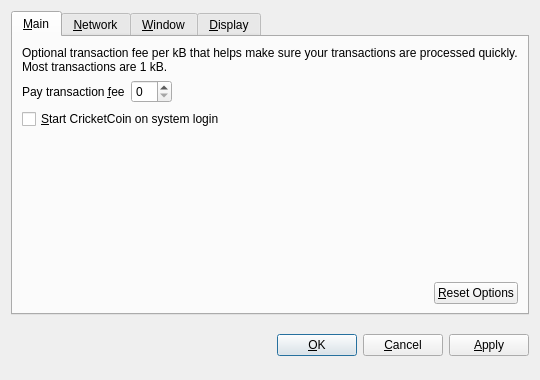
<?xml version="1.0" encoding="UTF-8"?>
<ui version="4.0">
 <class>OptionsDialog</class>
 <widget class="QDialog" name="OptionsDialog">
  <property name="geometry">
   <rect>
    <x>0</x>
    <y>0</y>
    <width>540</width>
    <height>380</height>
   </rect>
  </property>
  <property name="windowTitle">
   <string>Options</string>
  </property>
  <property name="modal">
   <bool>true</bool>
  </property>
  <layout class="QVBoxLayout" name="verticalLayout">
   <item>
    <widget class="QTabWidget" name="tabWidget">
     <property name="tabPosition">
      <enum>QTabWidget::North</enum>
     </property>
     <property name="currentIndex">
      <number>0</number>
     </property>
     <widget class="QWidget" name="tabMain">
      <attribute name="title">
       <string>&amp;Main</string>
      </attribute>
      <layout class="QVBoxLayout" name="verticalLayout_Main">
       <item>
        <widget class="QLabel" name="transactionFeeInfoLabel">
         <property name="text">
          <string>Optional transaction fee per kB that helps make sure your transactions are processed quickly. Most transactions are 1 kB.</string>
         </property>
         <property name="textFormat">
          <enum>Qt::PlainText</enum>
         </property>
         <property name="wordWrap">
          <bool>true</bool>
         </property>
        </widget>
       </item>
       <item>
        <layout class="QHBoxLayout" name="horizontalLayout_1_Main">
         <item>
          <widget class="QLabel" name="transactionFeeLabel">
           <property name="text">
            <string>Pay transaction &amp;fee</string>
           </property>
           <property name="textFormat">
            <enum>Qt::PlainText</enum>
           </property>
           <property name="buddy">
            <cstring>transactionFee</cstring>
           </property>
          </widget>
         </item>
         <item>
          <widget class="BitcoinAmountField" name="transactionFee"/>
         </item>
         <item>
          <spacer name="horizontalSpacer_1_Main">
           <property name="orientation">
            <enum>Qt::Horizontal</enum>
           </property>
           <property name="sizeHint" stdset="0">
            <size>
             <width>40</width>
             <height>20</height>
            </size>
           </property>
          </spacer>
         </item>
        </layout>
       </item>
       <item>
        <widget class="QCheckBox" name="bitcoinAtStartup">
         <property name="toolTip">
          <string>Automatically start CricketCoin after logging in to the system.</string>
         </property>
         <property name="text">
          <string>&amp;Start CricketCoin on system login</string>
         </property>
        </widget>
       </item>
       <item>
        <spacer name="verticalSpacer_Main">
         <property name="orientation">
          <enum>Qt::Vertical</enum>
         </property>
         <property name="sizeHint" stdset="0">
          <size>
           <width>20</width>
           <height>40</height>
          </size>
         </property>
        </spacer>
       </item>
       <item>
        <layout class="QHBoxLayout" name="horizontalLayout_2_Main">
         <item>
          <spacer name="horizontalSpacer_2_Main">
           <property name="orientation">
            <enum>Qt::Horizontal</enum>
           </property>
           <property name="sizeHint" stdset="0">
            <size>
             <width>40</width>
             <height>20</height>
            </size>
           </property>
          </spacer>
         </item>
         <item>
          <widget class="QPushButton" name="resetButton">
           <property name="toolTip">
            <string>Reset all client options to default.</string>
           </property>
           <property name="text">
            <string>&amp;Reset Options</string>
           </property>
           <property name="autoDefault">
            <bool>false</bool>
           </property>
          </widget>
         </item>
        </layout>
       </item>
      </layout>
     </widget>
     <widget class="QWidget" name="tabNetwork">
      <attribute name="title">
       <string>&amp;Network</string>
      </attribute>
      <layout class="QVBoxLayout" name="verticalLayout_Network">
       <item>
        <widget class="QCheckBox" name="mapPortUpnp">
         <property name="toolTip">
          <string>Automatically open the CricketCoin client port on the router. This only works when your router supports UPnP and it is enabled.</string>
         </property>
         <property name="text">
          <string>Map port using &amp;UPnP</string>
         </property>
        </widget>
       </item>
       <item>
        <widget class="QCheckBox" name="connectSocks">
         <property name="toolTip">
          <string>Connect to the CricketCoin network through a SOCKS proxy (e.g. when connecting through Tor).</string>
         </property>
         <property name="text">
          <string>&amp;Connect through SOCKS proxy:</string>
         </property>
        </widget>
       </item>
       <item>
        <layout class="QHBoxLayout" name="horizontalLayout_Network">
         <item>
          <widget class="QLabel" name="proxyIpLabel">
           <property name="text">
            <string>Proxy &amp;IP:</string>
           </property>
           <property name="textFormat">
            <enum>Qt::PlainText</enum>
           </property>
           <property name="buddy">
            <cstring>proxyIp</cstring>
           </property>
          </widget>
         </item>
         <item>
          <widget class="QValidatedLineEdit" name="proxyIp">
           <property name="maximumSize">
            <size>
             <width>140</width>
             <height>16777215</height>
            </size>
           </property>
           <property name="toolTip">
            <string>IP address of the proxy (e.g. 127.0.0.1)</string>
           </property>
          </widget>
         </item>
         <item>
          <widget class="QLabel" name="proxyPortLabel">
           <property name="text">
            <string>&amp;Port:</string>
           </property>
           <property name="textFormat">
            <enum>Qt::PlainText</enum>
           </property>
           <property name="buddy">
            <cstring>proxyPort</cstring>
           </property>
          </widget>
         </item>
         <item>
          <widget class="QLineEdit" name="proxyPort">
           <property name="maximumSize">
            <size>
             <width>55</width>
             <height>16777215</height>
            </size>
           </property>
           <property name="toolTip">
            <string>Port of the proxy (e.g. 9050)</string>
           </property>
          </widget>
         </item>
         <item>
          <widget class="QLabel" name="socksVersionLabel">
           <property name="text">
            <string>SOCKS &amp;Version:</string>
           </property>
           <property name="textFormat">
            <enum>Qt::PlainText</enum>
           </property>
           <property name="buddy">
            <cstring>socksVersion</cstring>
           </property>
          </widget>
         </item>
         <item>
          <widget class="QValueComboBox" name="socksVersion">
           <property name="toolTip">
            <string>SOCKS version of the proxy (e.g. 5)</string>
           </property>
          </widget>
         </item>
         <item>
          <spacer name="horizontalSpacer_Network">
           <property name="orientation">
            <enum>Qt::Horizontal</enum>
           </property>
           <property name="sizeHint" stdset="0">
            <size>
             <width>40</width>
             <height>20</height>
            </size>
           </property>
          </spacer>
         </item>
        </layout>
       </item>
       <item>
        <spacer name="verticalSpacer_Network">
         <property name="orientation">
          <enum>Qt::Vertical</enum>
         </property>
         <property name="sizeHint" stdset="0">
          <size>
           <width>20</width>
           <height>40</height>
          </size>
         </property>
        </spacer>
       </item>
      </layout>
     </widget>
     <widget class="QWidget" name="tabWindow">
      <attribute name="title">
       <string>&amp;Window</string>
      </attribute>
      <layout class="QVBoxLayout" name="verticalLayout_Window">
       <item>
        <widget class="QCheckBox" name="minimizeToTray">
         <property name="toolTip">
          <string>Show only a tray icon after minimizing the window.</string>
         </property>
         <property name="text">
          <string>&amp;Minimize to the tray instead of the taskbar</string>
         </property>
        </widget>
       </item>
       <item>
        <widget class="QCheckBox" name="minimizeOnClose">
         <property name="toolTip">
          <string>Minimize instead of exit the application when the window is closed. When this option is enabled, the application will be closed only after selecting Quit in the menu.</string>
         </property>
         <property name="text">
          <string>M&amp;inimize on close</string>
         </property>
        </widget>
       </item>
       <item>
        <spacer name="verticalSpacer_Window">
         <property name="orientation">
          <enum>Qt::Vertical</enum>
         </property>
         <property name="sizeHint" stdset="0">
          <size>
           <width>20</width>
           <height>40</height>
          </size>
         </property>
        </spacer>
       </item>
      </layout>
     </widget>
     <widget class="QWidget" name="tabDisplay">
      <attribute name="title">
       <string>&amp;Display</string>
      </attribute>
      <layout class="QVBoxLayout" name="verticalLayout_Display">
       <item>
        <layout class="QHBoxLayout" name="horizontalLayout_1_Display">
         <item>
          <widget class="QLabel" name="langLabel">
           <property name="text">
            <string>User Interface &amp;language:</string>
           </property>
           <property name="textFormat">
            <enum>Qt::PlainText</enum>
           </property>
           <property name="buddy">
            <cstring>lang</cstring>
           </property>
          </widget>
         </item>
         <item>
          <widget class="QValueComboBox" name="lang">
           <property name="toolTip">
            <string>The user interface language can be set here. This setting will take effect after restarting CricketCoin.</string>
           </property>
          </widget>
         </item>
        </layout>
       </item>
       <item>
        <layout class="QHBoxLayout" name="horizontalLayout_2_Display">
         <item>
          <widget class="QLabel" name="unitLabel">
           <property name="text">
            <string>&amp;Unit to show amounts in:</string>
           </property>
           <property name="textFormat">
            <enum>Qt::PlainText</enum>
           </property>
           <property name="buddy">
            <cstring>unit</cstring>
           </property>
          </widget>
         </item>
         <item>
          <widget class="QValueComboBox" name="unit">
           <property name="toolTip">
            <string>Choose the default subdivision unit to show in the interface and when sending coins.</string>
           </property>
          </widget>
         </item>
        </layout>
       </item>
       <item>
        <widget class="QCheckBox" name="displayAddresses">
         <property name="toolTip">
          <string>Whether to show CricketCoin addresses in the transaction list or not.</string>
         </property>
         <property name="text">
          <string>&amp;Display addresses in transaction list</string>
         </property>
        </widget>
       </item>
       <item>
        <spacer name="verticalSpacer_Display">
         <property name="orientation">
          <enum>Qt::Vertical</enum>
         </property>
         <property name="sizeHint" stdset="0">
          <size>
           <width>20</width>
           <height>40</height>
          </size>
         </property>
        </spacer>
       </item>
      </layout>
     </widget>
    </widget>
   </item>
   <item>
    <layout class="QHBoxLayout" name="horizontalLayout_Buttons">
     <item>
      <spacer name="horizontalSpacer_1">
       <property name="orientation">
        <enum>Qt::Horizontal</enum>
       </property>
       <property name="sizeHint" stdset="0">
        <size>
         <width>40</width>
         <height>48</height>
        </size>
       </property>
      </spacer>
     </item>
     <item>
      <widget class="QLabel" name="statusLabel">
       <property name="font">
        <font>
         <weight>75</weight>
         <bold>true</bold>
        </font>
       </property>
       <property name="text">
        <string/>
       </property>
       <property name="textFormat">
        <enum>Qt::PlainText</enum>
       </property>
       <property name="wordWrap">
        <bool>true</bool>
       </property>
      </widget>
     </item>
     <item>
      <spacer name="horizontalSpacer_2">
       <property name="orientation">
        <enum>Qt::Horizontal</enum>
       </property>
       <property name="sizeHint" stdset="0">
        <size>
         <width>40</width>
         <height>48</height>
        </size>
       </property>
      </spacer>
     </item>
     <item>
      <widget class="QPushButton" name="okButton">
       <property name="text">
        <string>&amp;OK</string>
       </property>
      </widget>
     </item>
     <item>
      <widget class="QPushButton" name="cancelButton">
       <property name="text">
        <string>&amp;Cancel</string>
       </property>
       <property name="autoDefault">
        <bool>false</bool>
       </property>
      </widget>
     </item>
     <item>
      <widget class="QPushButton" name="applyButton">
       <property name="text">
        <string>&amp;Apply</string>
       </property>
       <property name="autoDefault">
        <bool>false</bool>
       </property>
      </widget>
     </item>
    </layout>
   </item>
  </layout>
 </widget>
 <customwidgets>
  <customwidget>
   <class>BitcoinAmountField</class>
   <extends>QSpinBox</extends>
   <header>bitcoinamountfield.h</header>
  </customwidget>
  <customwidget>
   <class>QValueComboBox</class>
   <extends>QComboBox</extends>
   <header>qvaluecombobox.h</header>
  </customwidget>
  <customwidget>
   <class>QValidatedLineEdit</class>
   <extends>QLineEdit</extends>
   <header>qvalidatedlineedit.h</header>
  </customwidget>
 </customwidgets>
 <resources/>
 <connections/>
</ui>
